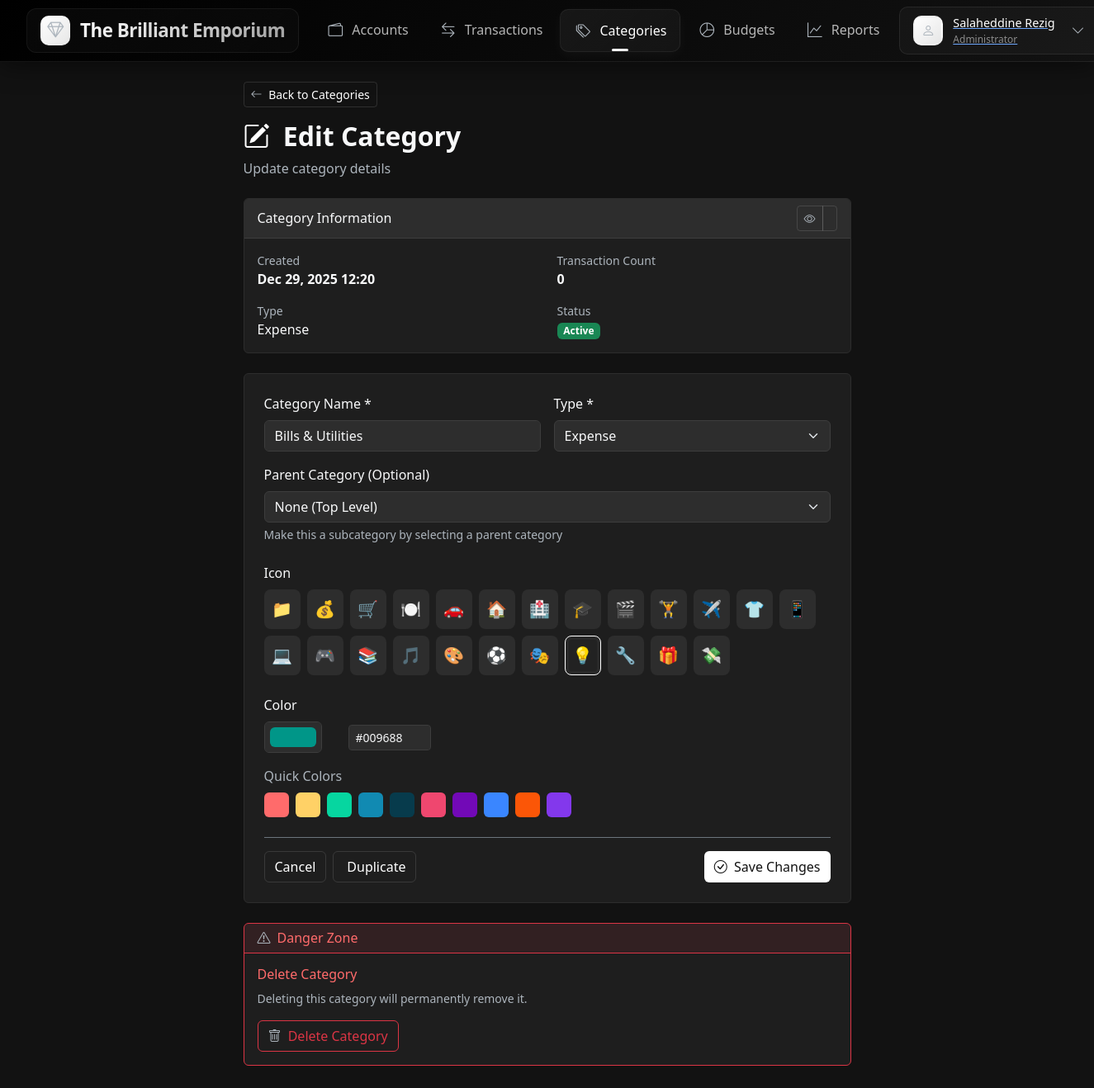
The page /categories/10/edit (signed in) on the database as committed earlier.
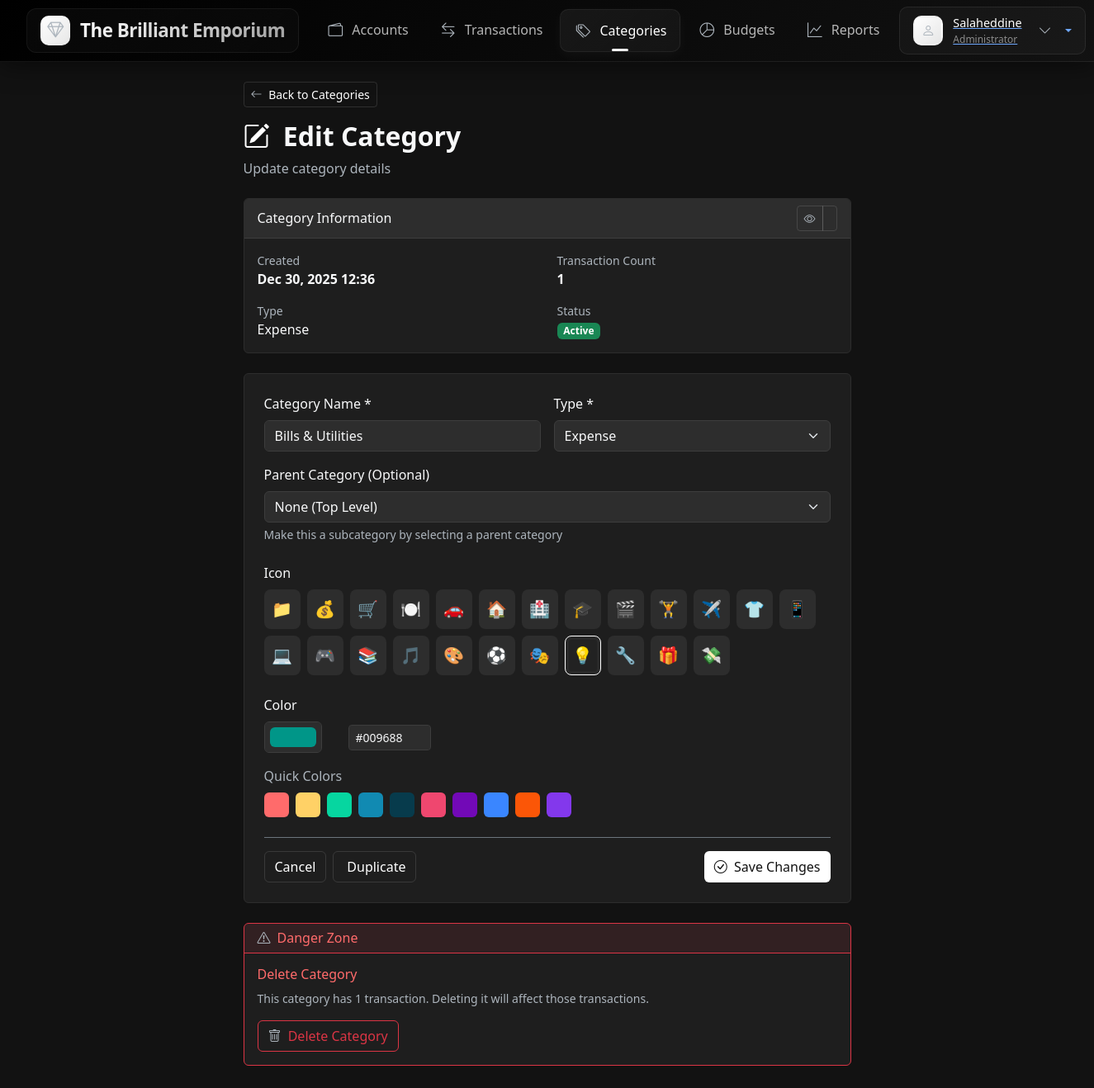
The same page on the database as committed later.
### models.py (models this page shows, shortened)
class User(db.Model, UserMixin):
    __tablename__ = 'users'
    id = db.Column(db.Integer, primary_key=True)
    email = db.Column(db.String(120), unique=True, nullable=False, index=True)
    name = db.Column(db.String(100), nullable=False)
    hashed_password = db.Column(db.String(256), nullable=False)
    created_at = db.Column(db.DateTime, default=datetime.utcnow, nullable=False)
    last_login = db.Column(db.DateTime, nullable=True)
    accounts = relationship("Account", back_populates="user", cascade="all, delete-orphan")
    categories = relationship("Category", back_populates="user", cascade="all, delete-orphan")
    transactions = relationship("Transaction", back_populates="user", cascade="all, delete-orphan")
    budgets = relationship("Budget", back_populates="user", cascade="all, delete-orphan")

class Category(db.Model):
    __tablename__ = 'categories'
    id = db.Column(db.Integer, primary_key=True)
    name = db.Column(db.String(100), nullable=False)
    type = db.Column(db.Enum(TransactionType), nullable=False)  # 'income' or 'expense'
    icon = db.Column(db.String(50), default='📁')  # Optional: for UI
    color = db.Column(db.String(7), default='#808080')  # Hex color
    created_at = db.Column(db.DateTime, default=datetime.utcnow, nullable=False)
    user_id = db.Column(db.Integer, ForeignKey('users.id', ondelete='CASCADE'), nullable=True)  # Null for system categories
    parent_id = db.Column(db.Integer, ForeignKey('categories.id', ondelete='SET NULL'), nullable=True)
    is_system = db.Column(db.Boolean, default=False)  # System categories can't be deleted
    is_active = db.Column(db.Boolean, default=True)
    user = relationship("User", back_populates="categories")
    parent = relationship("Category", remote_side=[id], backref=backref("subcategories", cascade="all, delete-orphan"))
    transactions = relationship("Transaction", back_populates="category")
    budgets = relationship("Budget", back_populates="category")
    __table_args__ = (
        db.Index('idx_category_user_type', 'user_id', 'type'),
        db.Index('idx_category_parent', 'parent_id'),
    )

### routes/categories.py (the view, shortened to what this page needs)
@categories_bp.route('/<int:category_id>/edit', methods=['GET', 'POST'])
@login_required
def edit(category_id):
    category = Category.query.filter_by(
        id=category_id,
        user_id=current_user.id
    ).first_or_404()
    if category.is_system:
        flash('System categories cannot be edited.', 'danger')
        return redirect(url_for('categories.index'))
    form = CategoryForm(obj=category)
    all_categories = Category.query.filter_by(
        user_id=current_user.id,
        is_active=True
    ).all()
    def is_self_or_descendant(cat, target_id):
        if cat.id == target_id:
            return True
        for subcat in cat.subcategories:
            if is_self_or_descendant(subcat, target_id):
                return True
        return False
    available_parents = [cat for cat in all_categories
                        if cat.parent_id is None and
                        not is_self_or_descendant(cat, category_id) and
                        cat.id != category_id]
    form.parent_id.choices = [(0, 'None (Top Level)')] + [
        (cat.id, f"{cat.icon} {cat.name}")
        for cat in available_parents
    ]
    icons = ['📁', '💰', '🛒', '🍽️', '🚗', '🏠', '🏥', '🎓', '🎬', '🏋️', '✈️', '👕',
             '📱', '💻', '🎮', '📚', '🎵', '🎨', '⚽', '🎭', '💡', '🔧', '🎁', '💸']
    quick_colors = ['#FF6B6B', '#FFD166', '#06D6A0', '#118AB2', '#073B4C',
                   '#EF476F', '#7209B7', '#3A86FF', '#FB5607', '#8338EC']
    category.transaction_count = Transaction.query.filter_by(
        category_id=category.id,
        user_id=current_user.id
    ).count()
    category.subcategories = Category.query.filter_by(
        parent_id=category.id,
        is_active=True
    ).all()
    return render_template('categories/edit.html',
                         form=form,
                         category=category,
                         icons=icons,
                         quick_colors=quick_colors)

### routes/auth.py (called while the page is built)
@login_manager.user_loader
def load_user(user_id):
    return User.query.get(int(user_id))

### templates/categories/edit.html (shortened to what the changed rows need)
{% extends "accounts/layout.html" %}
{% block main %}
<div class="container py-4">
    <div class="row justify-content-center">
        <div class="col-lg-8">
            <div class="mb-4">
                <h1 class="h2 fw-bold">
                    <i class="bi bi-pencil-square text-accent me-2"></i>
                    Edit Category
                </h1>
            </div>
            <div class="card mb-4">
                <div class="card-body">
                    <div class="row">
                        <div class="col-md-6 mb-3">
                            <small class="text-gray d-block">Created</small>
                            <strong>{{ category.created_at.strftime('%b %d, %Y %H:%M') }}</strong>
                        </div>
                        <div class="col-md-6 mb-3">
                            <small class="text-gray d-block">Transaction Count</small>
                            <strong>{{ category.transaction_count if category.transaction_count else 0 }}</strong>
                        </div>
                        <div class="col-md-6">
                            <small class="text-gray d-block">Type</small>
                            <span class="type-badge {{ category.type.value }}">
                                {{ category.type.value|title }}
                            </span>
                        </div>
                        <div class="col-md-6">
                            <small class="text-gray d-block">Status</small>
                            <span class="badge {{ 'bg-success' if category.is_active else 'bg-secondary' }}">
                                {{ 'Active' if category.is_active else 'Inactive' }}
                            </span>
                        </div>
                    </div>
                </div>
            </div>
            <div class="card">
                <div class="card-body p-4">
                    <form method="POST" action="{{ url_for('categories.edit', category_id=category.id) }}">
                        <div class="row g-3">
                            <div class="col-md-6">
                                <label class="form-label">Category Name *</label>
                                {{ form.name(class="form-control", placeholder="e.g., Groceries, Salary", required=True) }}
                            </div>
                            <div class="col-md-6">
                                <label class="form-label">Type *</label>
                                {{ form.type(class="form-select", required=True) }}
                            </div>
                        </div>
                        <div class="mt-3">
                            <label class="form-label">Parent Category (Optional)</label>
                            {{ form.parent_id(class="form-select") }}
                            <div class="form-text text-gray">Make this a subcategory by selecting a parent category</div>
                        </div>
                        <div class="mt-4">
                            <div class="d-flex align-items-center">
                                {{ form.color(class="form-control form-control-color", type="color", required=True, style="width: 70px;") }}
                                <div class="ms-3">
                                    <input type="text" class="form-control form-control-sm"
                                           id="colorHex" placeholder="#000000" style="width: 100px;">
                                </div>
                            </div>
                        </div>
                    </form>
                </div>
            </div>
            <div class="card mt-4 border-danger">
                <div class="card-body">
                    <h6 class="text-danger">Delete Category</h6>
                    <p class="text-gray small mb-3">
                        {% if category.transaction_count > 0 %}
                        This category has {{ category.transaction_count }} transaction{{ 's' if category.transaction_count != 1 else '' }}.
                        Deleting it will affect those transactions.
                        {% else %}
                        Deleting this category will permanently remove it.
                        {% endif %}
                    </p>
                    {% if category.is_system %}
                    <div class="alert alert-warning">
                        <i class="bi bi-shield-exclamation me-2"></i>
                        System categories cannot be deleted
                    </div>
                    {% else %}
                    <form method="POST" action="{{ url_for('categories.delete', category_id=category.id) }}"
                          onsubmit="return confirm('{% if category.transaction_count > 0 %}This category has {{ category.transaction_count }} transaction{{ 's' if category.transaction_count != 1 else '' }}. Are you sure you want to delete it?{% else %}Delete this category?{% endif %}');">
                        <button type="submit" class="btn btn-outline-danger">
                        </button>
                    </form>
                    {% endif %}
                </div>
            </div>
        </div>
    </div>
</div>
{% endblock %}

### templates/accounts/layout.html (shortened to what this page needs)
<!DOCTYPE html>
<html lang="en" data-bs-theme="dark">
<head>
    <link href="{{ url_for('static', filename='css/style.css') }}" rel="stylesheet">
    <link href="https://cdn.jsdelivr.net/npm/bootstrap@5.3.3/dist/css/bootstrap.min.css" rel="stylesheet">
    <link href="https://cdnjs.cloudflare.com/ajax/libs/bootstrap-icons/1.8.1/font/bootstrap-icons.min.css" rel="stylesheet">
</head>
<body>
    <nav class="navbar navbar-expand-lg">
        <div class="navbar-container container-fluid">
            <a class="navbar-brand" href="{{ url_for('index') }}">
                <span class="brand-icon">
                    <i class="bi bi-gem"></i>
                </span>
                <span class="brand-text">The Brilliant Emporium</span>
            </a>
            <div class="collapse navbar-collapse" id="mainNavbar">
                <ul class="navbar-nav mx-auto">
                    <li class="nav-item">
                        <a class="nav-link" href="{{ url_for('accounts.index') }}">
                            <span class="nav-icon">
                                <i class="bi bi-wallet2"></i>
                            </span>
                            <span>Accounts</span>
                        </a>
                    </li>
                    <li class="nav-item">
                        <a class="nav-link" href="{{ url_for('transactions.index') }}">
                            <span class="nav-icon">
                                <i class="bi bi-arrow-left-right"></i>
                            </span>
                            <span>Transactions</span>
                        </a>
                    </li>
                    <li class="nav-item">
                        <a class="nav-link" href="{{ url_for('categories.index') }}">
                            <span class="nav-icon">
                                <i class="bi bi-tags"></i>
                            </span>
                            <span>Categories</span>
                        </a>
                    </li>
                    <li class="nav-item">
                        <a class="nav-link" href="{{ url_for('budgets.index') }}">
                            <span class="nav-icon">
                                <i class="bi bi-pie-chart"></i>
                            </span>
                            <span>Budgets</span>
                        </a>
                    </li>
                    <li class="nav-item">
                        <a class="nav-link" href="{{ url_for('reports.index') }}">
                            <span class="nav-icon">
                                <i class="bi bi-graph-up"></i>
                            </span>
                            <span>Reports</span>
                        </a>
                    </li>
                </ul>
                <div class="user-dropdown nav-item dropdown">
                    <a class="dropdown-toggle" href="#" id="userDropdown" role="button"
                       data-bs-toggle="dropdown" aria-expanded="false">
                        <div class="user-avatar">
                            <i class="bi bi-person"></i>
                        </div>
                        <div class="d-flex flex-column text-start">
                            <span class="user-name">{{ current_user.name }}</span>
                            <span class="user-role">Administrator</span>
                        </div>
                        <i class="bi bi-chevron-down ms-2"></i>
                    </a>
                </div>
            </div>
        </div>
    </nav>
    <main class="pb-5">
        {% block main %}{% endblock %}
    </main>
</body>
</html>

Rows that differ between the two databases and show on the page:
changed User: name "Salaheddine Rezig" → "Salaheddine"
changed Category "Expense": created_at "Dec 29, 2025 12:20" → "Dec 30, 2025 12:36"
Other text that changed with them:
{{ category.transaction_count if category.transaction_count else 0 }}: "0" → "1"
{{ category.transaction_count }}: (not shown) → "1"
text no longer shown: "Deleting this category will permanently remove it."
text now shown: "This category has transaction . Deleting it will affect those transactions."
